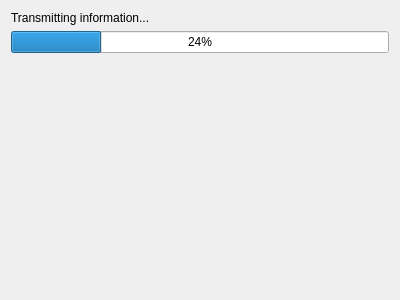
<?xml version="1.0" encoding="UTF-8"?>
<ui version="4.0">
 <class>FinalPage</class>
 <widget class="QWizardPage" name="FinalPage">
  <property name="geometry">
   <rect>
    <x>0</x>
    <y>0</y>
    <width>400</width>
    <height>300</height>
   </rect>
  </property>
  <property name="windowTitle">
   <string/>
  </property>
  <property name="title">
   <string>Thanks for your report!</string>
  </property>
  <layout class="QVBoxLayout" name="verticalLayout">
   <item>
    <widget class="QLabel" name="Status_">
     <property name="text">
      <string>Transmitting information...</string>
     </property>
    </widget>
   </item>
   <item>
    <widget class="QProgressBar" name="UploadProgress_">
     <property name="value">
      <number>24</number>
     </property>
    </widget>
   </item>
   <item>
    <spacer name="verticalSpacer">
     <property name="orientation">
      <enum>Qt::Vertical</enum>
     </property>
     <property name="sizeHint" stdset="0">
      <size>
       <width>20</width>
       <height>265</height>
      </size>
     </property>
    </spacer>
   </item>
  </layout>
 </widget>
 <resources/>
 <connections/>
</ui>
